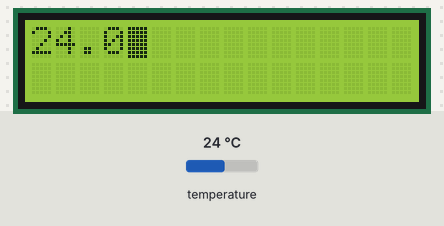
This program was run on a simulated Raspberry Pi (BCM pin numbers). Parts: 16×2 character LCD. The test bench sets the inputs (shaded band); at power-on: temperature 24 °C.

Above: at 1.4 s.
1.5 s: temperature set to 12 °C
At 3.0 s:
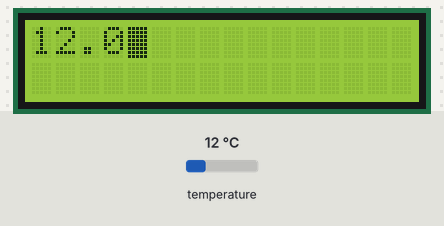
4.7 s: temperature set to 19 °C
At 5.9 s:
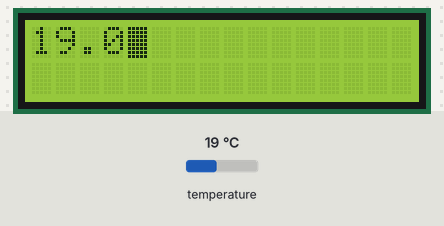
7.7 s: temperature set to 28 °C
At 8.5 s:
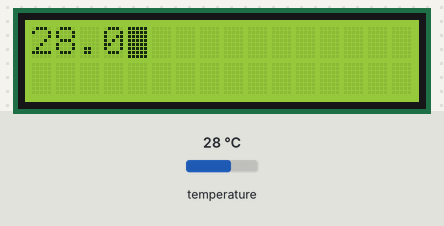
Timing chart, 0 to 10.7 s (numbered marks = the images above; inputs shaded):
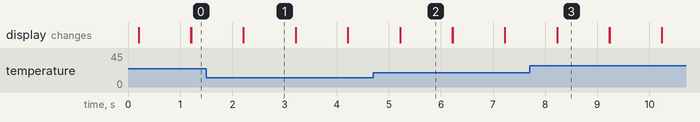

Measured:
- after the input at 1.5 s, the display: first differs from a run without the input after 0.71 s (image 1)
- after the input at 4.7 s, the display: first differs from a run without the input after 0.52 s (image 2)
- after the input at 7.7 s, the display: first differs from a run without the input after 0.53 s (image 3)
- what the display in image 1 shows lasts 1.0 s, from 2.2 s to 3.2 s

The program:

07-03-LCD-temp.py
```python
# -*- coding: utf-8 -*-
import smbus
import sys
from time import sleep

def read_adt7410():
	word_data = bus.read_word_data(address_adt7410, register_adt7410)
	data = (word_data & 0xff00)>>8 | (word_data & 0xff)<<8
	data = data>>3 #13bit data
	if data & 0x1000 == 0: #温度が正または0の場合
		temperature = data*0.0625
	else: #温度が負の場合、絶対値をとってからマイナスを書ける
		temperature = ((~data&0x1fff) + 1) * -0.0625
	return temperature

def setup_st7032():
	trials = 5
	for i in range(trials):
		try:
			c_lower = (contrast & 0xf)
			c_upper = (contrast & 0x30)>>4
			bus.write_i2c_block_data(address_st7032, register_setting, [0x38, 0x39, 0x14, 0x70|c_lower, 0x54|c_upper, 0x6c])
			sleep(0.2)
			bus.write_i2c_block_data(address_st7032, register_setting, [0x38, 0x0d, 0x01])
			sleep(0.001)
			break
		except IOError:
			if i == trials - 1:
				sys.exit()

def clear():
	global position
	global line
	position = 0
	line = 0
	bus.write_byte_data(address_st7032, register_setting, 0x01)
	sleep(0.001)

def newline():
	global position
	global line
	if line == display_lines - 1:
		clear()
	else:
		line += 1
		position = chars_per_line * line
		bus.write_byte_data(address_st7032, register_setting, 0xc0)
		sleep(0.001)

def write_string(s):
	for c in list(s):
		write_char(ord(c))

def write_char(c):
	global position
	byte_data = check_writable(c)
	if position == display_chars:
		clear()
	elif position == chars_per_line * (line + 1):
		newline()
	bus.write_byte_data(address_st7032, register_display, byte_data)
	position += 1

def check_writable(c):
	if c >= 0x06 and c <= 0xff:
		return c
	else:
		return 0x20 #空白文字

bus = smbus.SMBus(1)
address_adt7410 = 0x48
register_adt7410 = 0x00

bus = smbus.SMBus(1)
address_st7032 = 0x3e
register_setting = 0x00
register_display = 0x40

contrast = 32 #0から63のコントラスト。30から40程度を推奨
chars_per_line = 8 # LCDの横方向の文字数
display_lines = 2 # LCDの行数

display_chars = chars_per_line * display_lines

position = 0
line = 0

setup_st7032()
try:
	while True:
		inputValue = read_adt7410()
		try:
			clear()
			s = str(inputValue)
			write_string(s)
		except IOError:
			print("接続エラースキップ")
		sleep(1)

except KeyboardInterrupt:
	pass
```
